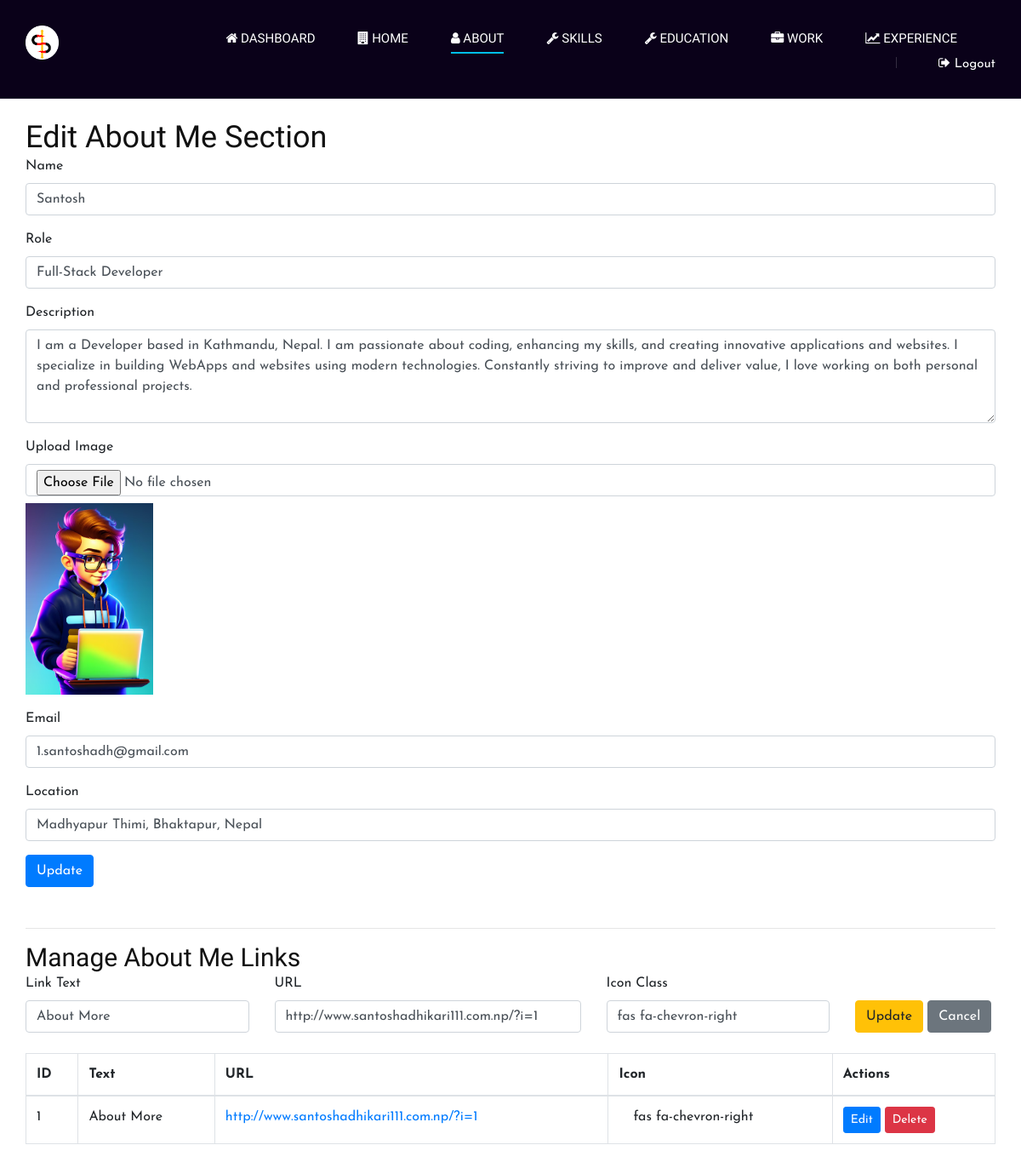
Page /admin/pages/about.php?edit_about_link=1 (signed in) on the committed database.
### tables this page shows
CREATE TABLE `about_me_content` (
  `id` int(11) NOT NULL,
  `name` varchar(100) NOT NULL,
  `role` varchar(100) NOT NULL,
  `description` text NOT NULL,
  `image_path` varchar(255) NOT NULL,
  `email` varchar(255) NOT NULL,
  `location` varchar(255) NOT NULL
);

CREATE TABLE `about_me_links` (
  `id` int(11) NOT NULL,
  `about_me_content_id` int(11) NOT NULL,
  `link_text` varchar(100) NOT NULL,
  `url` varchar(255) NOT NULL,
  `icon_class` varchar(100) DEFAULT NULL
);

### admin/pages/about.php (the view, shortened to what this page needs)
<?php
require_once ROOT_PATH . '/db.php';
$result = $mysqli->query("SELECT * FROM about_me_content LIMIT 1");
$aboutMeContent = $result ? $result->fetch_assoc() : null;
$aboutLinks = [];
$result = $mysqli->query("SELECT * FROM about_me_links WHERE about_me_content_id = " . (int)$aboutMeContent['id'] . " ORDER BY id DESC");
if ($result) {
    $aboutLinks = $result->fetch_all(MYSQLI_ASSOC);
}
$editingLink = null;
if (isset($_GET['edit_about_link'])) {
    $id = (int)$_GET['edit_about_link'];
    $stmt = $mysqli->prepare("SELECT * FROM about_me_links WHERE id = ?");
    $stmt->bind_param("i", $id);
    $stmt->execute();
    $res = $stmt->get_result();
    $editingLink = $res->fetch_assoc();
}
require_once ROOT_PATH . '/admin/includes/admin-header.php';
?>
<div class="container py-4">
    <h2>Edit About Me Section</h2>
    <form method="POST" enctype="multipart/form-data" class="mb-5">
        <div class="mb-3">
            <label class="form-label">Name</label>
            <input type="text" name="name" class="form-control" required value="<?= htmlspecialchars($aboutMeContent['name']) ?>">
        </div>
        <div class="mb-3">
            <label class="form-label">Role</label>
            <input type="text" name="role" class="form-control" required value="<?= htmlspecialchars($aboutMeContent['role']) ?>">
        </div>
        <div class="mb-3">
            <label class="form-label">Description</label>
            <textarea name="description" class="form-control" rows="4" required><?= htmlspecialchars($aboutMeContent['description']) ?></textarea>
        </div>
        <div class="mb-3">
            <label class="form-label">Upload Image</label>
            <input type="file" name="image_file" class="form-control" accept=".jpg,.jpeg,.png,.webp,.gif,.avif">
            <?php if (!empty($aboutMeContent['image_path'])): ?>
                <img src="<?= BASE_URL . '/' . htmlspecialchars($aboutMeContent['image_path']) ?>" alt="Current Image" style="max-width: 150px;" class="mt-2">
            <?php endif; ?>
        </div>
        <div class="mb-3">
            <label class="form-label">Email</label>
            <input type="email" name="email" class="form-control" required value="<?= htmlspecialchars($aboutMeContent['email']) ?>">
        </div>
        <div class="mb-3">
            <label class="form-label">Location</label>
            <input type="text" name="location" class="form-control" required value="<?= htmlspecialchars($aboutMeContent['location']) ?>">
        </div>
        <button type="submit" name="update_about_me" class="btn btn-primary">Update</button>
    </form>
    <hr>
    <h3>Manage About Me Links</h3>
    <form method="POST" class="mb-4">
        <div class="row g-3 align-items-end">
            <div class="col-md-3">
                <label class="form-label">Link Text</label>
                <input type="text" name="link_text" class="form-control" required value="<?= $editingLink ? htmlspecialchars($editingLink['link_text']) : '' ?>">
            </div>
            <div class="col-md-4">
                <label class="form-label">URL</label>
                <input type="url" name="url" class="form-control" required value="<?= $editingLink ? htmlspecialchars($editingLink['url']) : '' ?>">
            </div>
            <div class="col-md-3">
                <label class="form-label">Icon Class</label>
                <input type="text" name="icon_class" class="form-control" required value="<?= $editingLink ? htmlspecialchars($editingLink['icon_class']) : '' ?>">
            </div>
            <div class="col-md-2">
                <?php if ($editingLink): ?>
                    <button type="submit" name="update_about_link" class="btn btn-warning">Update</button>
                    <a href="about.php" class="btn btn-secondary">Cancel</a>
                <?php else: ?>
                    <button type="submit" name="add_about_link" class="btn btn-success">Add</button>
                <?php endif; ?>
            </div>
        </div>
    </form>
    <table class="table table-bordered table-hover">
        <thead>
            <tr>
                <th>ID</th>
                <th>Text</th>
                <th>URL</th>
                <th>Icon</th>
                <th>Actions</th>
            </tr>
        </thead>
        <tbody>
            <?php if (!empty($aboutLinks)): ?>
                <?php foreach ($aboutLinks as $link): ?>
                    <tr>
                        <td><?= (int)$link['id'] ?></td>
                        <td><?= htmlspecialchars($link['link_text']) ?></td>
                        <td><a href="<?= htmlspecialchars($link['url']) ?>" target="_blank" rel="noopener noreferrer"><?= htmlspecialchars($link['url']) ?></a></td>
                        <td><i class="<?= htmlspecialchars($link['icon_class']) ?>"></i> <?= htmlspecialchars($link['icon_class']) ?></td>
                        <td>
                            <a href="?edit_about_link=<?= (int)$link['id'] ?>" class="btn btn-sm btn-primary">Edit</a>
                            <a href="?delete_about_link=<?= (int)$link['id'] ?>" class="btn btn-sm btn-danger" onclick="return confirm('Delete this link?');">Delete</a>
                        </td>
                    </tr>
                <?php endforeach; ?>
            <?php else: ?>
                <tr><td colspan="5" class="text-center">No links found.</td></tr>
            <?php endif; ?>
        </tbody>
    </table>
</div>
<?php require_once ROOT_PATH . '/admin/includes/admin-footer.php'; ?>

### admin/assets/css/style.css (style rules this page uses)
html, body { height: 100%; font-family: "Josefin Sans", sans-serif; -webkit-font-smoothing: antialiased; }
h1, h2, h3, h4, h5, h6 { margin: 0; color: #111111; font-weight: 400; font-family: "Play", sans-serif; }
h2 { font-size: 36px; }
h3 { font-size: 30px; }
img { max-width: 100%; }
@media only screen and (min-width: 1200px) { .container { max-width: 1170px; } }

### rows in the picture
about_me_content: name "Santosh", role "Full-Stack Developer", description "I am a Developer based in Kathmandu, Nepal. I am passionate about coding, enhancing my skills, and creating innovative applications and websites. I specialize in building WebApps and websites using modern technologies. Constantly striving to improve and deliver value, I love working on both personal and professional projects.", image_path (picture), email "1.santoshadh@gmail.com", location "Madhyapur Thimi, Bhaktapur, Nepal"
about_me_links: link_text "About More", url "http://www.santoshadhikari111.com.np/?i=1", icon_class "fas fa-chevron-right", id "1"
